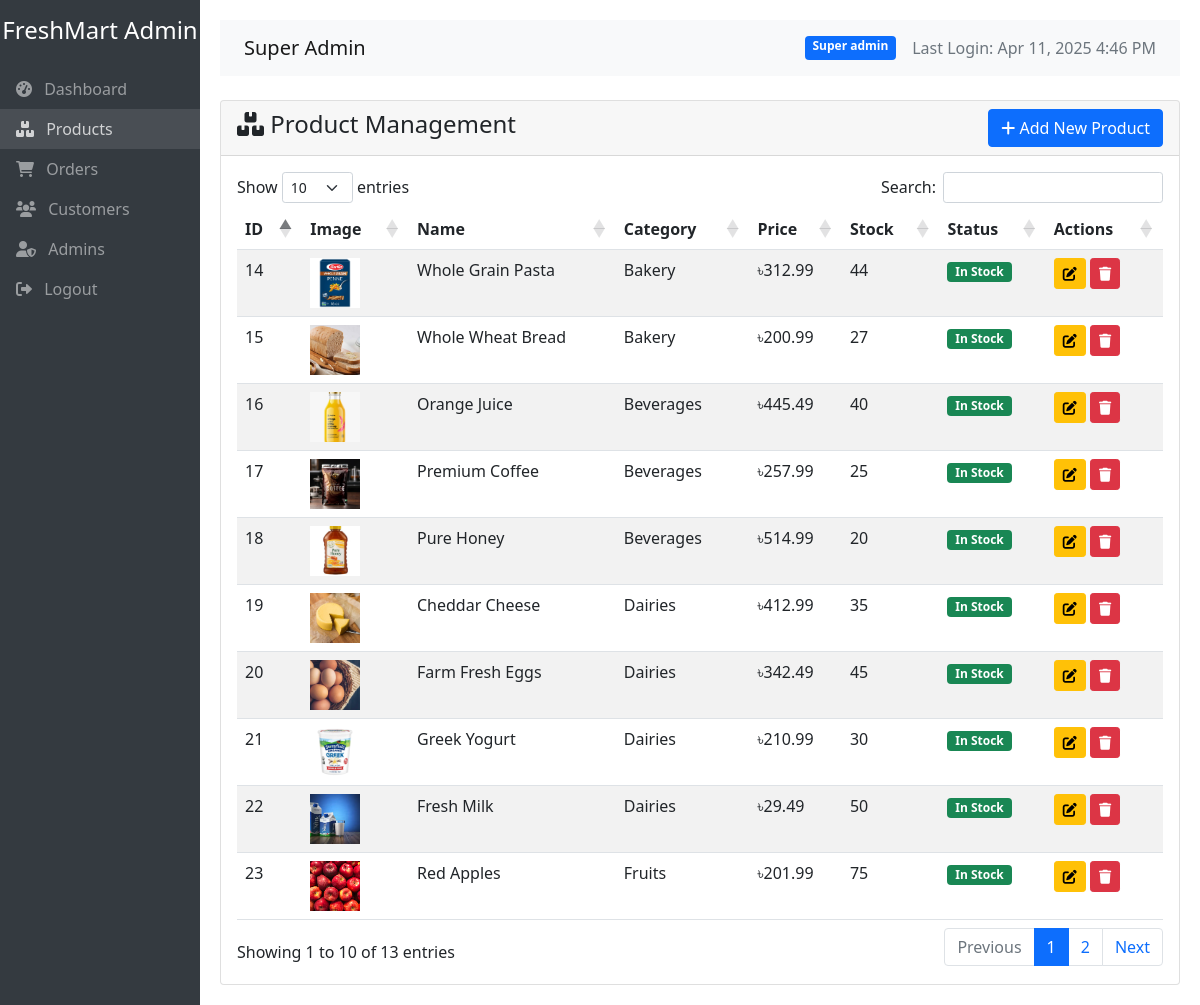
Screenshot of /admin/products.php (signed in) with the database file from the repository.
### tables this page shows
CREATE TABLE `products` (
  `product_id` int(11) NOT NULL,
  `name` varchar(100) NOT NULL,
  `description` text DEFAULT NULL,
  `price` decimal(10,2) NOT NULL,
  `photo_url` varchar(255) DEFAULT NULL,
  `category` varchar(50) DEFAULT NULL,
  `stock_quantity` int(11) DEFAULT 0,
  `created_at` timestamp NOT NULL DEFAULT current_timestamp(),
  `updated_at` timestamp NOT NULL DEFAULT current_timestamp() ON UPDATE current_timestamp()
);

### admin/products.php (the view, shortened to what this page needs)
<?php
include 'includes/header.php';
$stmt = $pdo->query("SELECT * FROM products ORDER BY created_at DESC");
$products = $stmt->fetchAll();
?>
<div class="card">
    <div class="card-header d-flex justify-content-between align-items-center">
        <h4><i class="fas fa-boxes"></i> Product Management</h4>
        <a href="product_add.php" class="btn btn-primary">
            <i class="fas fa-plus"></i> Add New Product
        </a>
    </div>
    <div class="card-body">
        <div class="table-responsive">
            <table class="table table-striped data-table">
                <thead>
                    <tr>
                        <th>ID</th>
                        <th>Image</th>
                        <th>Name</th>
                        <th>Category</th>
                        <th>Price</th>
                        <th>Stock</th>
                        <th>Status</th>
                        <th>Actions</th>
                    </tr>
                </thead>
                <tbody>
                    <?php foreach ($products as $product): ?>
                    <tr>
                        <td><?php echo $product['product_id']; ?></td>
                        <td>
                            <?php if (!empty($product['photo_url'])): ?>
                                <img src="../<?php echo htmlspecialchars($product['photo_url']); ?>"
                                     alt="<?php echo htmlspecialchars($product['name']); ?>"
                                     style="width: 50px; height: 50px; object-fit: cover;">
                            <?php else: ?>
                                <div class="bg-light text-center" style="width: 50px; height: 50px; line-height: 50px;">
                                    <i class="fas fa-image text-muted"></i>
                                </div>
                            <?php endif; ?>
                        </td>
                        <td><?php echo htmlspecialchars($product['name']); ?></td>
                        <td><?php echo ucfirst(htmlspecialchars($product['category'])); ?></td>
                        <td>৳<?php echo number_format($product['price'], 2); ?></td>
                        <td class="<?php echo $product['stock_quantity'] <= 0 ? 'text-danger' : ''; ?>">
                            <?php echo $product['stock_quantity']; ?>
                        </td>
                        <td>
                            <span class="badge <?php echo $product['stock_quantity'] > 0 ? 'bg-success' : 'bg-danger'; ?>">
                                <?php echo $product['stock_quantity'] > 0 ? 'In Stock' : 'Out of Stock'; ?>
                            </span>
                        </td>
                        <td>
                            <a href="product_edit.php?id=<?php echo $product['product_id']; ?>" class="btn btn-sm btn-warning">
                                <i class="fas fa-edit"></i>
                            </a>
                            <a href="products.php?delete=<?php echo $product['product_id']; ?>"
                               class="btn btn-sm btn-danger"
                               onclick="return confirm('Are you sure you want to delete this product?')">
                                <i class="fas fa-trash"></i>
                            </a>
                        </td>
                    </tr>
                    <?php endforeach; ?>
                </tbody>
            </table>
        </div>
    </div>
</div>
<?php include 'includes/footer.php'; ?>

### admin/includes/header.php (shortened to what this page needs)
<?php
require_once '../includes/db_connection.php';
$stmt = $pdo->prepare("SELECT * FROM admins WHERE id = ?");
$stmt->execute([$_SESSION['admin_id']]);
$admin = $stmt->fetch();
?>
<!DOCTYPE html>
<html lang="en">
<head>
    <link href="https://cdn.jsdelivr.net/npm/bootstrap@5.1.3/dist/css/bootstrap.min.css" rel="stylesheet">
    <link rel="stylesheet" href="https://cdnjs.cloudflare.com/ajax/libs/font-awesome/6.0.0/css/all.min.css">
    <link rel="stylesheet" href="https://cdn.datatables.net/1.11.5/css/dataTables.bootstrap5.min.css">
</head>
<body>
    <div class="container-fluid">
        <div class="row">
            <div class="col-md-2 sidebar p-0">
                <div class="text-center py-3">
                    <h4 class="text-white">FreshMart Admin</h4>
                </div>
                <ul class="nav flex-column">
                    <li class="nav-item">
                        <a class="nav-link <?php echo basename($_SERVER['PHP_SELF']) == 'index.php' ? 'active' : ''; ?>" href="index.php">
                            <i class="fas fa-tachometer-alt me-2"></i> Dashboard
                        </a>
                    </li>
                    <li class="nav-item">
                        <a class="nav-link <?php echo basename($_SERVER['PHP_SELF']) == 'products.php' ? 'active' : ''; ?>" href="products.php">
                            <i class="fas fa-boxes me-2"></i> Products
                        </a>
                    </li>
                    <li class="nav-item">
                        <a class="nav-link <?php echo basename($_SERVER['PHP_SELF']) == 'orders.php' ? 'active' : ''; ?>" href="orders.php">
                            <i class="fas fa-shopping-cart me-2"></i> Orders
                        </a>
                    </li>
                    <li class="nav-item">
                        <a class="nav-link <?php echo basename($_SERVER['PHP_SELF']) == 'customers.php' ? 'active' : ''; ?>" href="customers.php">
                            <i class="fas fa-users me-2"></i> Customers
                        </a>
                    </li>
                    <li class="nav-item">
                        <a class="nav-link <?php echo basename($_SERVER['PHP_SELF']) == 'admins.php' ? 'active' : ''; ?>" href="admins.php">
                            <i class="fas fa-user-shield me-2"></i> Admins
                        </a>
                    </li>
                    <li class="nav-item">
                        <a class="nav-link" href="logout.php">
                            <i class="fas fa-sign-out-alt me-2"></i> Logout
                        </a>
                    </li>
                </ul>
            </div>
            <div class="col-md-10 ms-auto main-content">
                <nav class="navbar navbar-light bg-light mb-4">
                    <div class="container-fluid">
                        <span class="navbar-brand"><?php echo $admin['full_name'] ?? 'Admin'; ?></span>
                        <div class="d-flex">
                            <span class="badge bg-primary me-3"><?php echo ucfirst(str_replace('_', ' ', $admin['role'])); ?></span>
                            <span class="text-muted">Last Login: <?php echo date('M j, Y g:i A', strtotime($admin['last_login'])); ?></span>
                        </div>
                    </div>
                </nav>

### admin/includes/header.php (style rules this page uses)
.sidebar { min-height: 100vh; background: #343a40; }
.sidebar .nav-link { color: rgba(255,255,255,.5); }
.sidebar .nav-link:hover, .sidebar .nav-link.active { color: rgba(255,255,255,.75); background: rgba(255,255,255,.1); }
.main-content { padding: 20px; }

### rows the page displays
products: product_id "14", photo_url+name (picture), name "Whole Grain Pasta", category "Bakery", price "312.99", stock_quantity "44", shows "In Stock"
products: product_id "15", photo_url+name (picture), name "Whole Wheat Bread", category "Bakery", price "200.99", stock_quantity "27", shows "In Stock"
products: product_id "16", photo_url+name (picture), name "Orange Juice", category "Beverages", price "445.49", stock_quantity "40", shows "In Stock"
products: product_id "17", photo_url+name (picture), name "Premium Coffee", category "Beverages", price "257.99", stock_quantity "25", shows "In Stock"
products: product_id "18", photo_url+name (picture), name "Pure Honey", category "Beverages", price "514.99", stock_quantity "20", shows "In Stock"
products: product_id "19", photo_url+name (picture), name "Cheddar Cheese", category "Dairies", price "412.99", stock_quantity "35", shows "In Stock"
products: product_id "20", photo_url (picture), name "Farm Fresh Eggs", category "Dairies", price "342.49", stock_quantity "45", shows "In Stock"
products: product_id "21", photo_url+name (picture), name "Greek Yogurt", category "Dairies", price "210.99", stock_quantity "30", shows "In Stock"
products: product_id "22", photo_url (picture), name "Fresh Milk", category "Dairies", price "29.49", stock_quantity "50", shows "In Stock"
products: product_id "23", photo_url (picture), name "Red Apples", category "Fruits", price "201.99", stock_quantity "75", shows "In Stock"

### other values shown
$admin['full_name'] "Super Admin"
str_replace('_', ' ', $admin['role']) "Super admin"
date('M j, Y g:i A', strtotime($admin['last_login'])) "Apr 11, 2025 4:46 PM"
